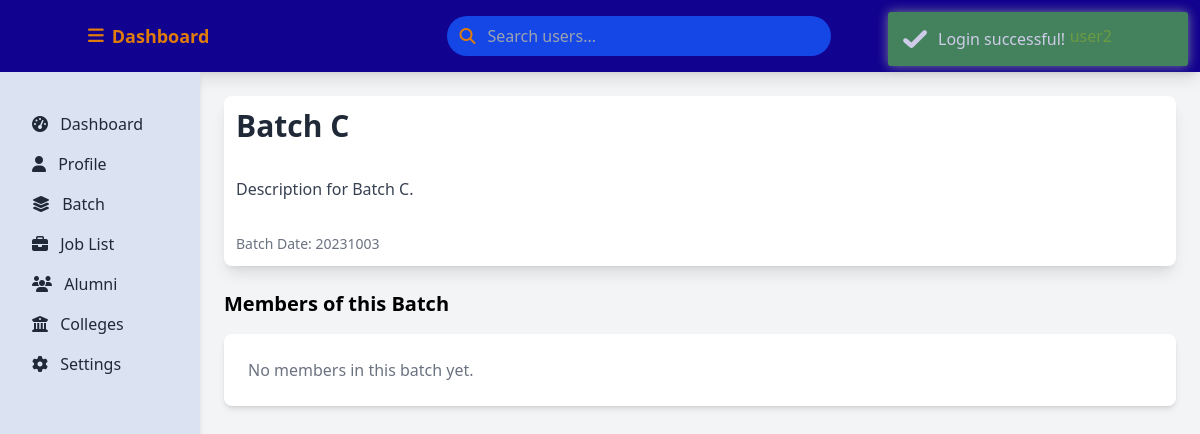
The page /pages/dashboard/batch_profile.php?id=3 (signed in) on the database as committed earlier.
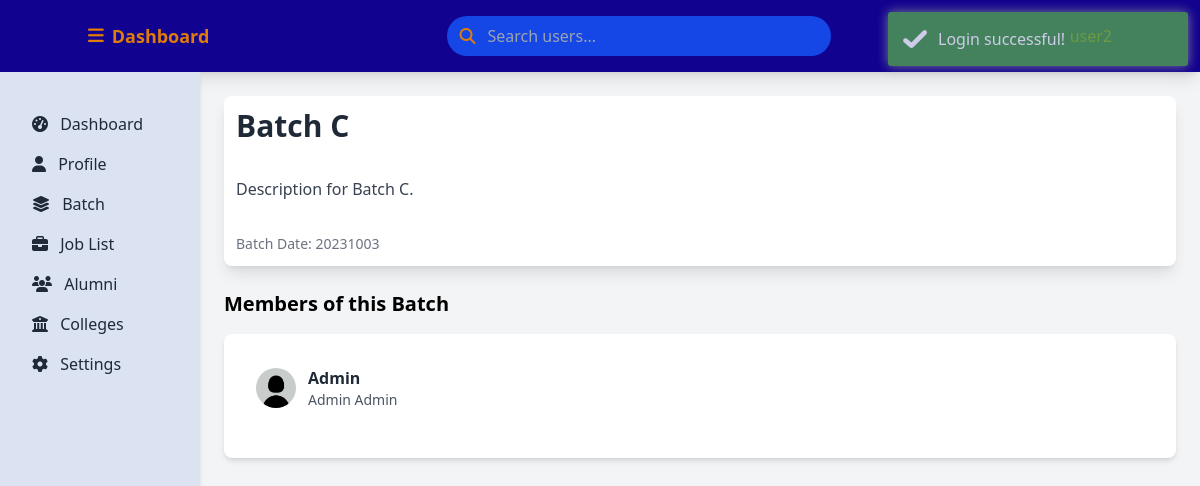
The same page on the database as committed later.
### tables this page shows
CREATE TABLE `nx_batches` (
  `batchID` int(11) NOT NULL,
  `batch_name` varchar(100) NOT NULL,
  `batch_date` int(11) DEFAULT NULL,
  `cover_photo` varchar(255) DEFAULT NULL,
  `profile` text NOT NULL,
  `description` text DEFAULT NULL,
  `created_at` timestamp NOT NULL DEFAULT current_timestamp(),
  `updated_at` timestamp NOT NULL DEFAULT current_timestamp() ON UPDATE current_timestamp()
);

CREATE TABLE `nx_users` (
  `pID` int(11) NOT NULL,
  `username` varchar(50) NOT NULL,
  `email` varchar(100) NOT NULL,
  `password_hash` varchar(255) NOT NULL,
  `fname` varchar(50) DEFAULT NULL,
  `mname` varchar(50) DEFAULT NULL,
  `lname` varchar(50) DEFAULT NULL,
  `date_of_birth` date DEFAULT NULL,
  `profile_picture` varchar(255) DEFAULT NULL,
  `bio` text DEFAULT NULL,
  `phone_number` varchar(15) DEFAULT NULL,
  `address` varchar(255) DEFAULT NULL,
  `city` varchar(50) DEFAULT NULL,
  `state` varchar(50) DEFAULT NULL,
  `zip_code` varchar(10) DEFAULT NULL,
  `country` varchar(50) DEFAULT NULL,
  `graduation_date` varchar(255) NOT NULL,
  `remark` tinyint(4) DEFAULT 1,
  `created_at` timestamp NOT NULL DEFAULT current_timestamp(),
  `updated_at` timestamp NOT NULL DEFAULT current_timestamp() ON UPDATE current_timestamp(),
  `college_department` varchar(255) DEFAULT NULL,
  `college_graduate` varchar(255) NOT NULL
);

### pages/dashboard/batch_profile.php (the view, shortened to what this page needs)
<?php
require_once '../../backend/db_connect.php';
$batchID = isset($_GET['id']) ? intval($_GET['id']) : 0;
$batchSql = "SELECT batch_name, batch_date, cover_photo, description FROM nx_batches WHERE batchID = ?";
$stmt = $conn->prepare($batchSql);
$stmt->bind_param('i', $batchID);
$stmt->execute();
$batchResult = $stmt->get_result();
$batchDetails = $batchResult->fetch_assoc();
$usersSql = "
    SELECT u.pID, u.username, u.fname, u.lname, u.email, u.profile_picture
    FROM nx_user_batches ub
    JOIN nx_users u ON ub.pID = u.pID
    WHERE ub.batchID = ?
";
$stmtUsers = $conn->prepare($usersSql);
$stmtUsers->bind_param('i', $batchID);
$stmtUsers->execute();
$usersResult = $stmtUsers->get_result();
?>
<!DOCTYPE html>
<html lang="en">
<head>
    <?php include_once '../header_cdn.php'; ?>
</head>
<body class="bg-gray-100 overflow-hidden">
    <?php include '../header.php';   ?>
    <div class="flex h-screen overflow-auto">
        <?php include '../sidebar.php';   ?>
        <div class="flex-1 p-6 4 md:p-6overflow-y-auto">
    <?php if ($batchDetails): ?>
        <div class="bg-white  rounded-lg shadow-lg transition-transform transform hover:scale-105">
            <h2 class="text-3xl font-bold text-gray-800 mb-2 p-3"><?php echo htmlspecialchars($batchDetails['batch_name']); ?></h2>
            <p class="text-gray-700 leading-relaxed mb-2 p-3"><?php echo htmlspecialchars($batchDetails['description']); ?></p>
            <p class="text-gray-500 mt-2 text-sm p-3">Batch Date: <?php echo htmlspecialchars($batchDetails['batch_date']); ?></p>
        </div>
        <div class="mt-6">
            <h3 class="text-xl font-semibold mb-4">Members of this Batch</h3>
            <div class="bg-white p-6 rounded-lg shadow-md">
                <?php if ($usersResult->num_rows > 0): ?>
                    <ul>
                        <?php while ($user = $usersResult->fetch_assoc()): ?>
                            <li class="flex items-center mb-4 hover:bg-gray-100 p-2 rounded transition-colors">
                                <img src="../../images/pfp/<?php echo htmlspecialchars($user['profile_picture'] ?: 'default.jpg'); ?>" alt="<?php echo htmlspecialchars($user['username']); ?>" class="w-10 h-10 rounded-full mr-3">
                                <div>
                                    <p class="font-semibold text-gray-800"><?php echo htmlspecialchars($user['username']); ?></p>
                                    <p class="text-sm text-gray-600"><?php echo htmlspecialchars($user['fname'] . ' ' . $user['lname']); ?></p>
                                </div>
                            </li>
                        <?php endwhile; ?>
                    </ul>
                <?php else: ?>
                    <p class="text-gray-500">No members in this batch yet.</p>
                <?php endif; ?>
            </div>
        </div>
    <?php else: ?>
        <p class="p-4 text-red-500">Batch not found.</p>
    <?php endif; ?>
</div>
    </div>
</body>
</html>

### pages/header_cdn.php (shortened to what this page needs)
<link href="../../assets/output.css" rel="stylesheet">
<link rel="stylesheet" href="../../assets/otherjs/toastr.min.css">
<link rel="stylesheet" href="../../node_modules/sweetalert2/dist/sweetalert2.min.css">
<link rel="stylesheet" href="../../assets/css/all.css">
<script src="https://unpkg.com/@tailwindcss/browser@4"></script>

### pages/header.php (shortened to what this page needs)
<?php
$username = $_SESSION["user"]["username"];
?>
<nav class="bg-[#11028f] shadow-lg p-4">
    <div class="container mx-auto flex justify-between items-center">
        <div class="text-[#df7c0b] text-lg font-bold flex items-center">
            <i class="fas fa-bars mr-2 " onclick="toggleSidebar()"></i>
            <a href="../../pages/dashboard/dashboard.php" class="hover:text-gray-300">Dashboard</a>
        </div>
        <div class="relative flex justify-center">
            <input type="text" id="search-input" placeholder="Search users..." class="md:w-96 w-full bg-blue-700 text-[#df7c0b] rounded-full py-2 px-4 pl-10 focus:outline-none focus:ring-2 focus:ring-blue-500">
            <i class="fas fa-search absolute left-3 mt-2 top-1/2 transform -translate-y-1/2 text-[#df7c0b]"></i>
        </div>
        <div class="flex space-x-4 relative">
            <p id="username" class="text-[#df7c0b] hover:text-[#df7c0b] cursor-pointer"><?= htmlspecialchars($username) ?></p>
        </div>
    </div>
</nav>

### pages/sidebar.php (shortened to what this page needs)
<?php
$user = $_SESSION['user'];
?>
<!DOCTYPE html>
<html lang="en">
<head>
    <link rel="stylesheet" href="https://cdnjs.cloudflare.com/ajax/libs/font-awesome/6.4.2/css/all.min.css">
</head>
<body>
<div class="w-full md:w-[200px] bg-[#dbe3f3] text-gray-800 shadow-md p-4 hidden md:block hover:bg-[#c1d2e1]" id="sidebars">
    <ul class="mt-4">
        <li>
            <a href="../../pages/dashboard/dashboard.php" class="block py-2 px-4 hover:bg-[#df7c0b] hover:scale-105 transition-transform">
                <i class="fas fa-tachometer-alt mr-2"></i> Dashboard
            </a>
        </li>
        <li>
            <a href="../../pages/dashboard/user_profile.php?id=<?php echo htmlspecialchars($user['id']); ?>" class="block py-2 px-4 hover:bg-[#df7c0b] hover:scale-105 transition-transform">
                <i class="fas fa-user mr-2"></i> Profile
            </a>
        </li>
        <li>
            <a href="../../pages/dashboard/batch.php" class="block py-2 px-4 hover:bg-[#df7c0b] hover:scale-105 transition-transform">
                <i class="fas fa-layer-group mr-2"></i> Batch
            </a>
        </li>
        <li>
            <a href="../../pages/dashboard/job_list.php" class="block py-2 px-4 hover:bg-[#df7c0b] hover:scale-105 transition-transform">
                <i class="fas fa-briefcase mr-2"></i> Job List
            </a>
        </li>
        <li>
            <a href="../../pages/dashboard/alumni.php" class="block py-2 px-4 hover:bg-[#df7c0b] hover:scale-105 transition-transform">
                <i class="fas fa-users mr-2"></i> Alumni
            </a>
        </li>
        <li>
            <a href="../../pages/dashboard/colleges.php" class="block py-2 px-4 hover:bg-[#df7c0b] hover:scale-105 transition-transform">
            <i class="fas fa-university mr-2"></i> Colleges
            </a>
        </li>
        <li>
            <a href="../../pages/dashboard/settings.php" class="block py-2 px-4 hover:bg-[#df7c0b] hover:scale-105 transition-transform">
                <i class="fas fa-cog mr-2"></i> Settings
            </a>
        </li>
    </ul>
</div>
</body>
</html>

Rows that differ between the two databases and show on the page:
added nx_users: username "Admin", fname+lname "Admin Admin"
Other text that changed with them:
text no longer shown: "No members in this batch yet."
